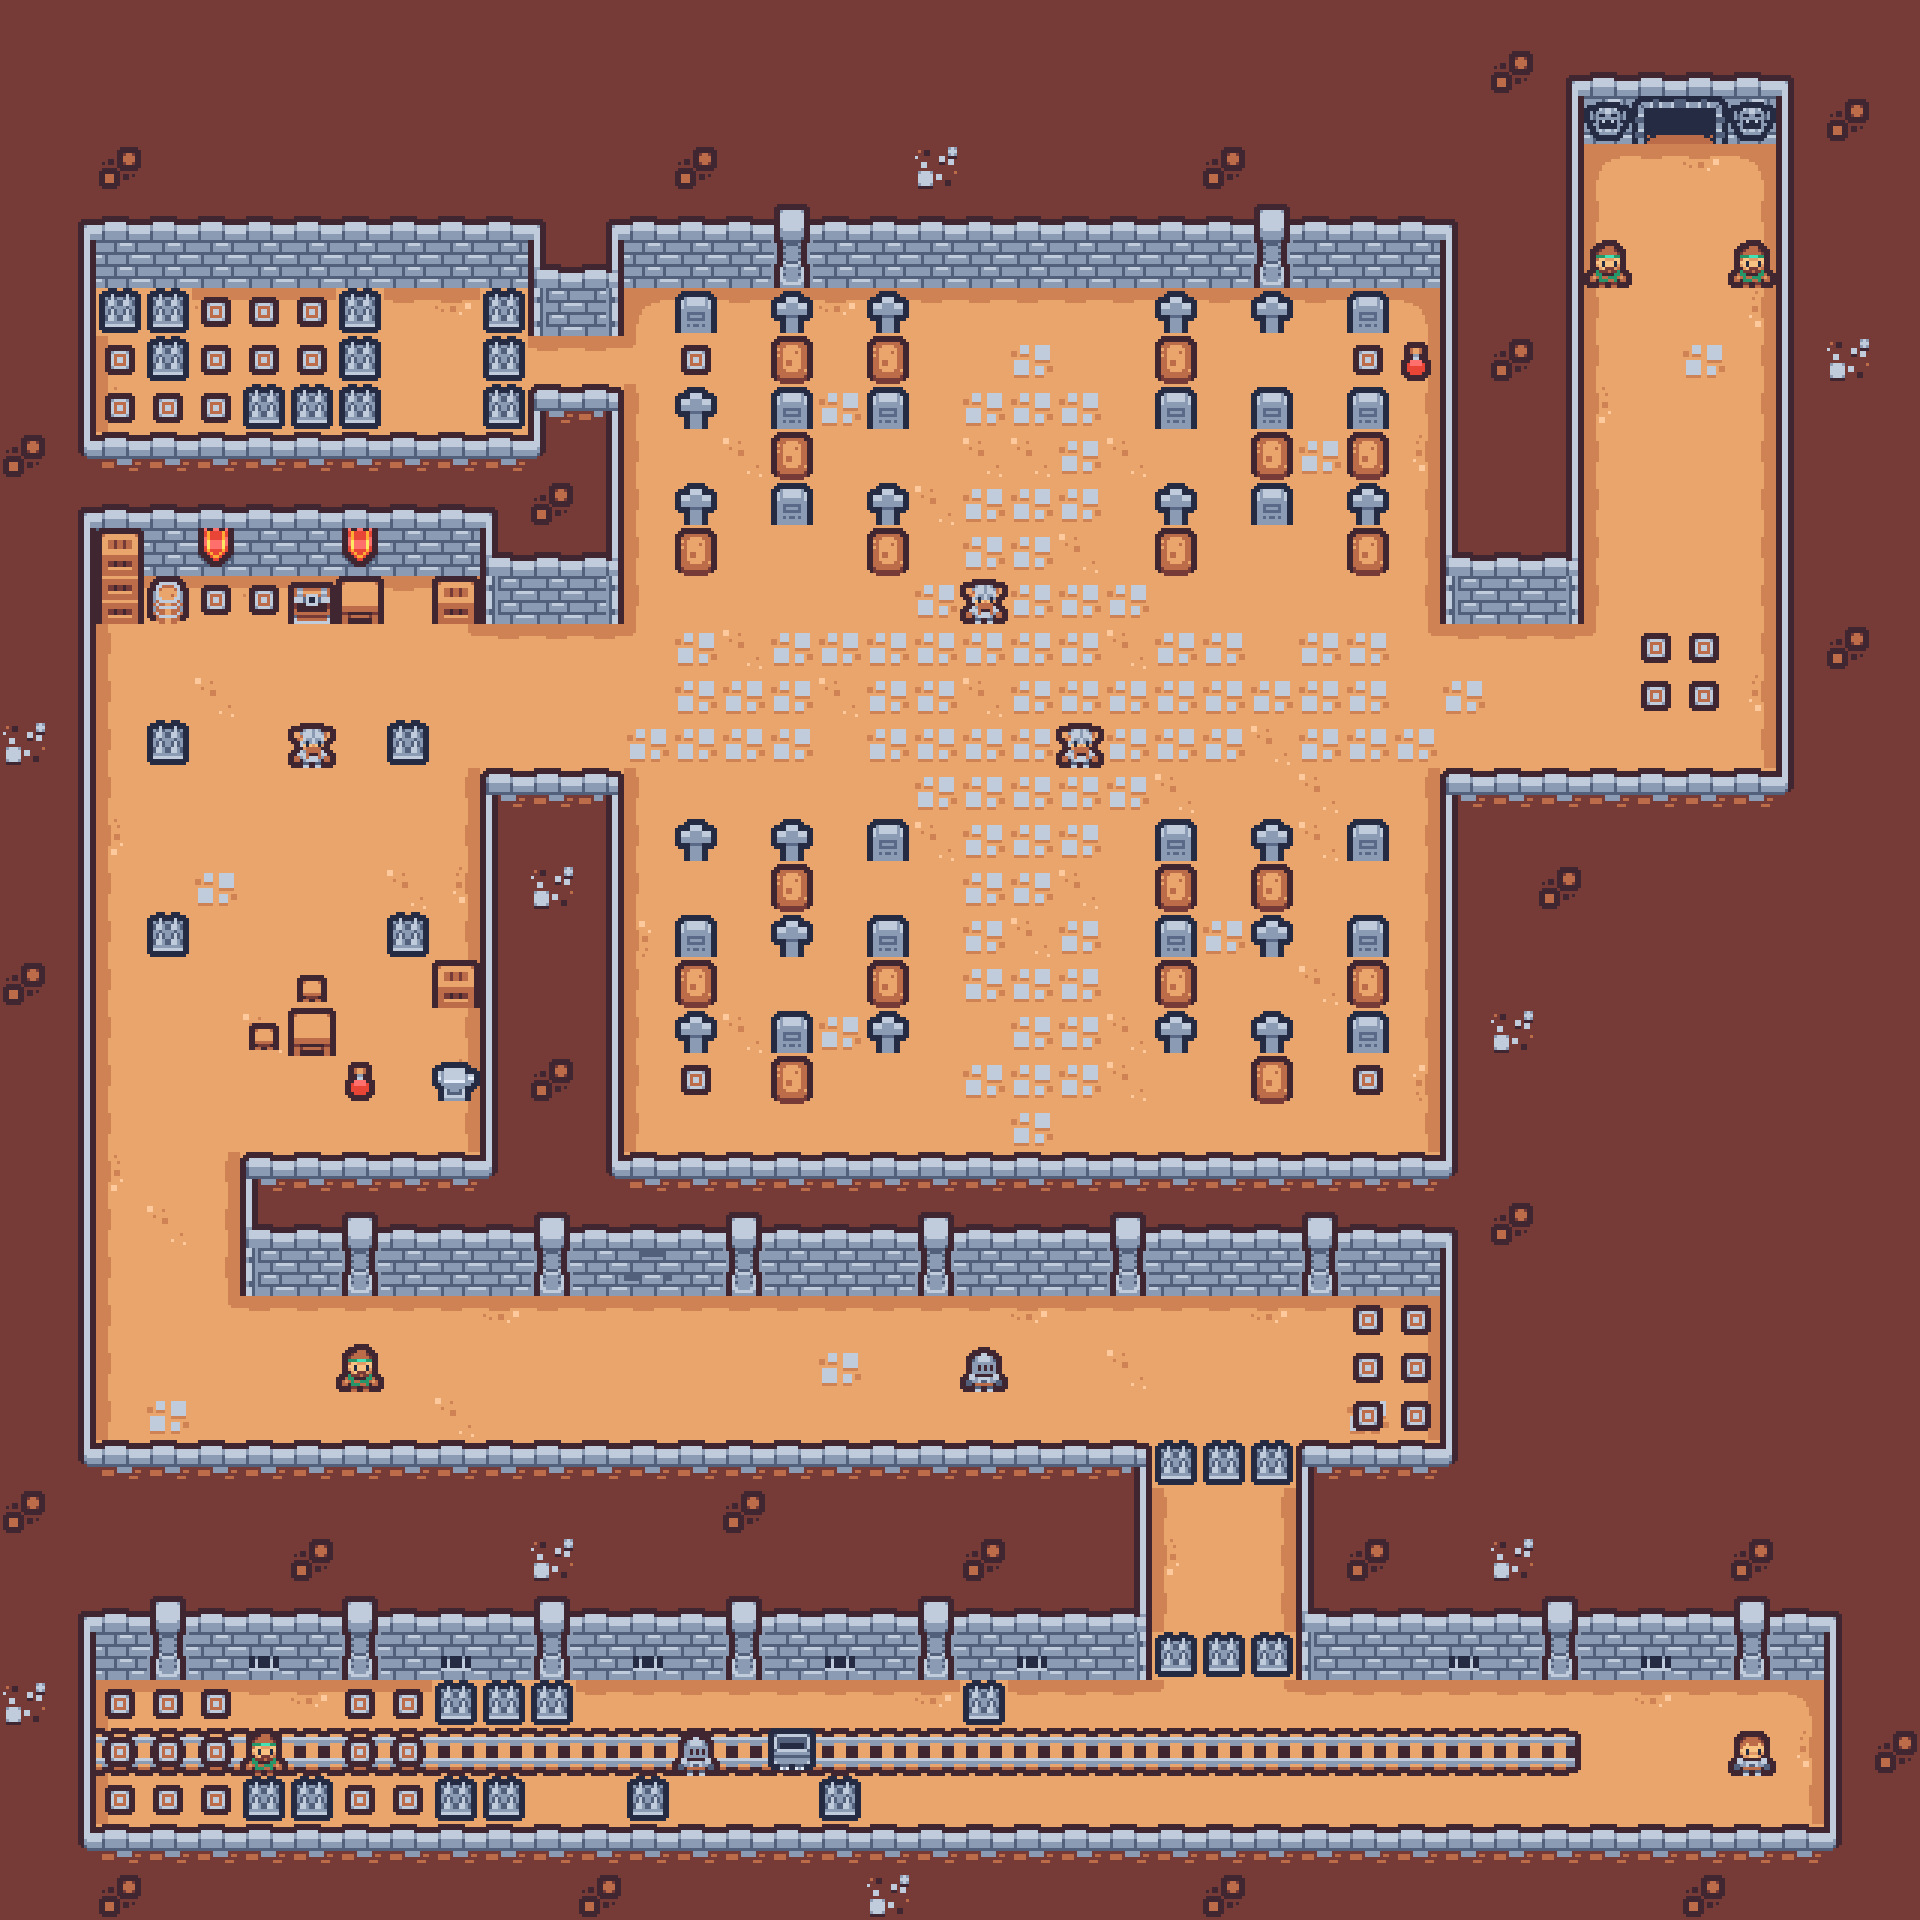

A 2D game scene composited from a Tiled map and its tileset images. What follows is a short description and the map's XML, with each tile layer's data collapsed to a summary:
An orthogonal 40x40 tile map with 48x48 px tiles, 13 tile layers (Ground, Walls, Decorations, Start, ...), 1 hidden layer not drawn.

<map version="1.10" tiledversion="1.11.2" orientation="orthogonal" renderorder="right-down" width="40" height="40" tilewidth="48" tileheight="48" infinite="0" nextlayerid="16" nextobjectid="1">
 <tileset firstgid="1" name="tilemap" tilewidth="48" tileheight="48" spacing="3" tilecount="132" columns="12">
  <image source="tilemap.png" width="609" height="558" />
 </tileset>
 <layer id="2" name="Ground" width="40" height="40">
  <data>[1600 cells, 1600 non-empty, 7 distinct tile ids]</data>
 </layer>
 <layer id="3" name="Walls" width="40" height="40">
  <data>[1600 cells, 878 non-empty, 22 distinct tile ids]</data>
 </layer>
 <layer id="6" name="Decorations" width="40" height="40">
  <data>[1600 cells, 115 non-empty, 15 distinct tile ids]</data>
 </layer>
 <layer id="7" name="Start" width="40" height="40">
  <data>[1600 cells, 1 non-empty, 1 distinct tile ids]</data>
 </layer>
 <layer id="8" name="Warrior" width="40" height="40">
  <data>[1600 cells, 2 non-empty, 1 distinct tile ids]</data>
 </layer>
 <layer id="9" name="Archer" width="40" height="40">
  <data>[1600 cells, 4 non-empty, 1 distinct tile ids]</data>
 </layer>
 <layer id="10" name="Barbarian" width="40" height="40">
  <data>[1600 cells, 3 non-empty, 1 distinct tile ids]</data>
 </layer>
 <layer id="4" name="SecretWalls" width="40" height="40">
  <data>[1600 cells, 9 non-empty, 5 distinct tile ids]</data>
 </layer>
 <layer id="5" name="Finish" width="40" height="40">
  <data>[1600 cells, 2 non-empty, 2 distinct tile ids]</data>
 </layer>
 <layer id="11" name="Spikes" width="40" height="40">
  <data>[1600 cells, 31 non-empty, 1 distinct tile ids]</data>
 </layer>
 <layer id="14" name="Decorations2" width="40" height="40">
  <data>[1600 cells, 1 non-empty, 1 distinct tile ids]</data>
 </layer>
 <layer id="12" name="Medals" width="40" height="40">
  <data>[1600 cells, 41 non-empty, 1 distinct tile ids]</data>
 </layer>
 <layer id="13" name="Collision" width="40" height="40" visible="0">
  <data>[1600 cells, 367 non-empty, 1 distinct tile ids]</data>
 </layer>
 <layer id="15" name="HealthBottle" width="40" height="40">
  <data>[1600 cells, 2 non-empty, 1 distinct tile ids]</data>
 </layer>
</map>
